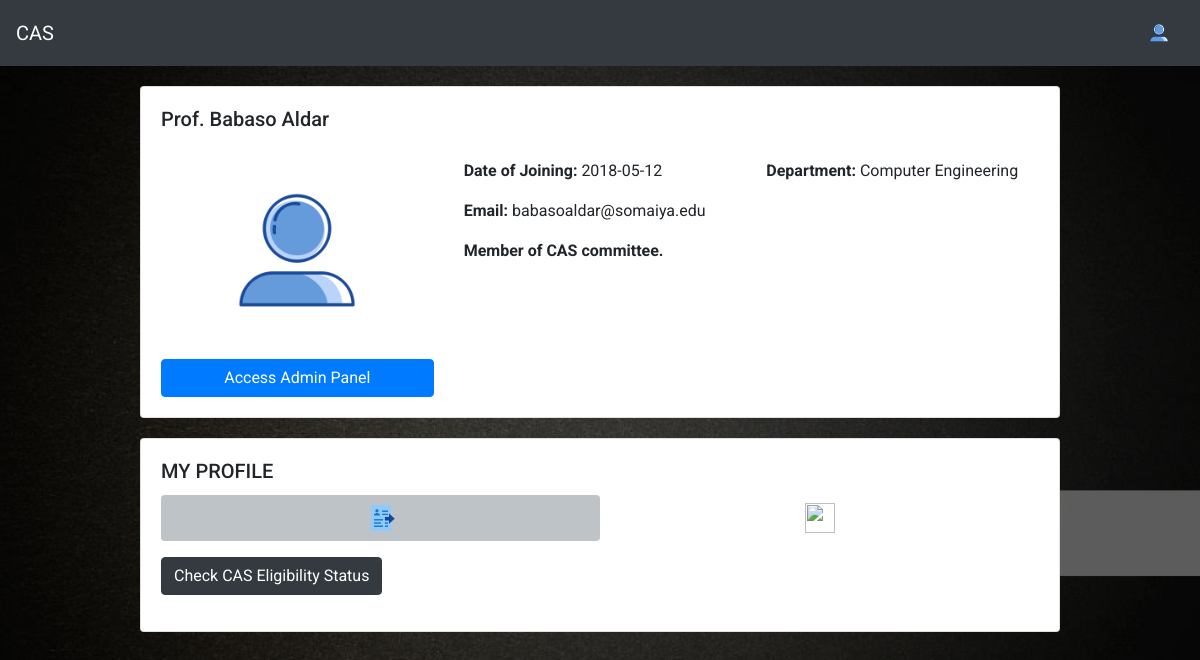
/userprofile.php (signed in), run on an earlier commit of the app's database.
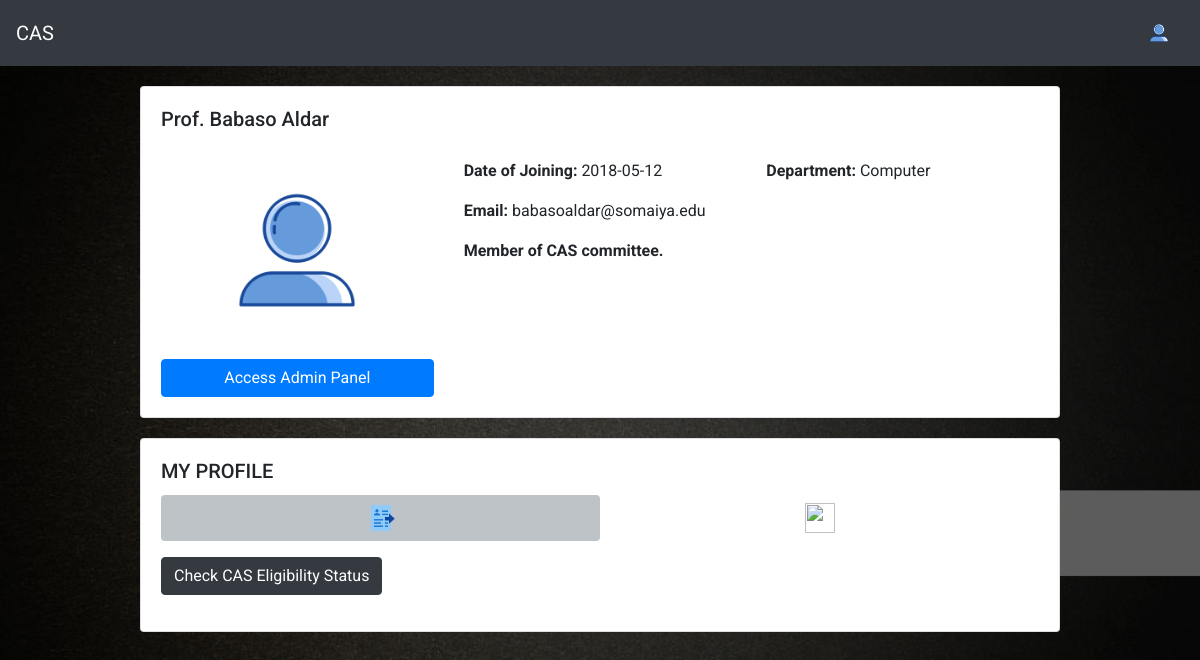
And on a later commit of the database.
### tables this page shows
CREATE TABLE `faculty_table` (
  `id` int(11) NOT NULL,
  `faculty_name` varchar(100) NOT NULL,
  `email` varchar(50) NOT NULL,
  `password` varchar(256) NOT NULL,
  `date_of_joining` date NOT NULL,
  `department` varchar(50) NOT NULL,
  `hod` int(11) NOT NULL,
  `committee` int(11) NOT NULL,
  `principal` int(11) NOT NULL,
  `admin` int(11) NOT NULL
);

### userprofile.php (the view, shortened to what this page needs)
<?php
if(!isset($_SESSION['id']))
{
	header("LOCATION: index.php");
}
else
{
include 'dbh.php';
$userId=mysqli_real_escape_string($conn,$_SESSION['id']);
include 'top.php';
?>
   	<nav class="navbar navbar-expand-lg sticky-top navbar-dark bg-dark">
	  	<a class="navbar-brand" href="#">CAS</a>
	  	<div class="collapse navbar-collapse" id="navbarSupportedContent">
		    <ul class="navbar-nav ml-auto">
		      	<?php
		      	if(!isset($_SESSION['id']))
		      	{
			      	?>
			      	<li class="nav-item">
			        	<a class="nav-link" href="index.php">Sign Up | Sign In</a>
			      	</li>
			      	<?php
			    }
			    else
			    {
			    	?>
			      	<li class="nav-item dropdown">
				        <img class="nav-link dropdown-toggle" src="defaults/default_userprofile_pic.png" width="50px" style="cursor: pointer" id="navbarDropdown" role="button" data-toggle="dropdown" aria-haspopup="true" aria-expanded="false">
			      	</li>
			      	<?php
		      	}
		      	?>
		    </ul>
	  	</div>
	</nav>
   	<div class="container">
		<div class="row justify-content-center">
			<div class="col-md-10">
				<?php
				$sql="SELECT email, faculty_name, date_of_joining, department, hod, committee, principal, admin FROM faculty_table WHERE id='$userId'";
				$result=mysqli_query($conn,$sql);
				$row=mysqli_fetch_assoc($result);
				$email=$row['email'];
				$faculty_name=$row['faculty_name'];
				$date_of_joining=$row['date_of_joining'];
				$department=$row['department'];
				$committee=$row['committee'];
				$principal=$row['principal'];
				$admin=$row['admin'];
				?>
				<div class="card userprofile-card">
			      	<div class="card-body">
			        	<h5 class="card-title"><?php echo $faculty_name; ?></h5>
			        	<div class="row">
			        		<div class="col-md-4">
			        			<img src="defaults/default_userprofile_pic.png" width="216px" style="display:block;margin:0 auto">
			        			<?php
			        			if($admin==1)
			        			{
			        				?>
			        				<a class="btn btn-primary" href="adminpanel.php" style="display:block;margin:0 auto">Access Admin Panel</a>
			        				<?php
			        			}
			        			?>
			        		</div>
			        		<div class="col-md-4">
			        			<p class="card-text" style="margin-top:1rem"><b>Date of Joining:</b> <?php echo $date_of_joining; ?></p>
			        			<p class="card-text"><b>Email:</b> <?php echo $email; ?></p>
			        				<?php
			        			if($committee==1)
			        			{
			        				?>
			        				<p class="card-text"><b>Member of CAS committee.</b></p>
			        				<?php
			        			}
			        			?>
			        		</div>
			        		<div class="col-md-4">
			        			<p class="card-text" style="margin-top:1rem"><b>Department:</b> <?php echo $department; ?></p>
			        		</div>
			        	</div>
			      	</div>
			    </div>
			    <div class="card userprofile-card">
			      	<div class="card-body">
			        	<h5 class="card-title">MY PROFILE</h5>
			        	<ul class="nav nav-pills mb-3 justify-content-center nav-fill" id="pills-tab" role="tablist">
						  	<li class="nav-item">
						    	<a class="nav-link active" id="pills-apply-tab" data-toggle="pill" href="#pills-apply" role="tab" aria-controls="pills-apply" aria-selected="true"><img src="apply.png" style="width:30px;height:30px"></a>
						  	</li>
						  	<?php
							if($committee==1 || $principal==1)
							{
							?>
						  	<li class="nav-item">
						    	<a class="nav-link" id="pills-all-faculty-tab" data-toggle="pill" href="#pills-all-faculty" role="tab" aria-controls="pills-all-faculty" aria-selected="false"><img src="all-profile.png" style="width:30px;height:30px"></a>
						  	</li>
							<?php
							}
							?>
						</ul>
						<div class="tab-content" id="pills-tabContent">
					  		<div class="tab-pane fade show active" id="pills-apply" role="tabpanel" aria-labelledby="pills-apply-tab">
					  			<p>
								  	<button class="btn btn-dark" type="button" data-toggle="collapse" data-target="#collapseEligible" aria-expanded="false" aria-controls="collapseEligible">
								    Check CAS Eligibility Status
								  	</button>
								</p>
					  		</div>
						</div>
			      	</div>
			    </div>
			</div>
		</div>
	</div>
	<br>
</body>
</html>
<?php
}
?>

What changed in the data, as far as the page shows it:
changed faculty_table "Prof. Babaso Aldar": department "Computer Engineering" → "Computer"
